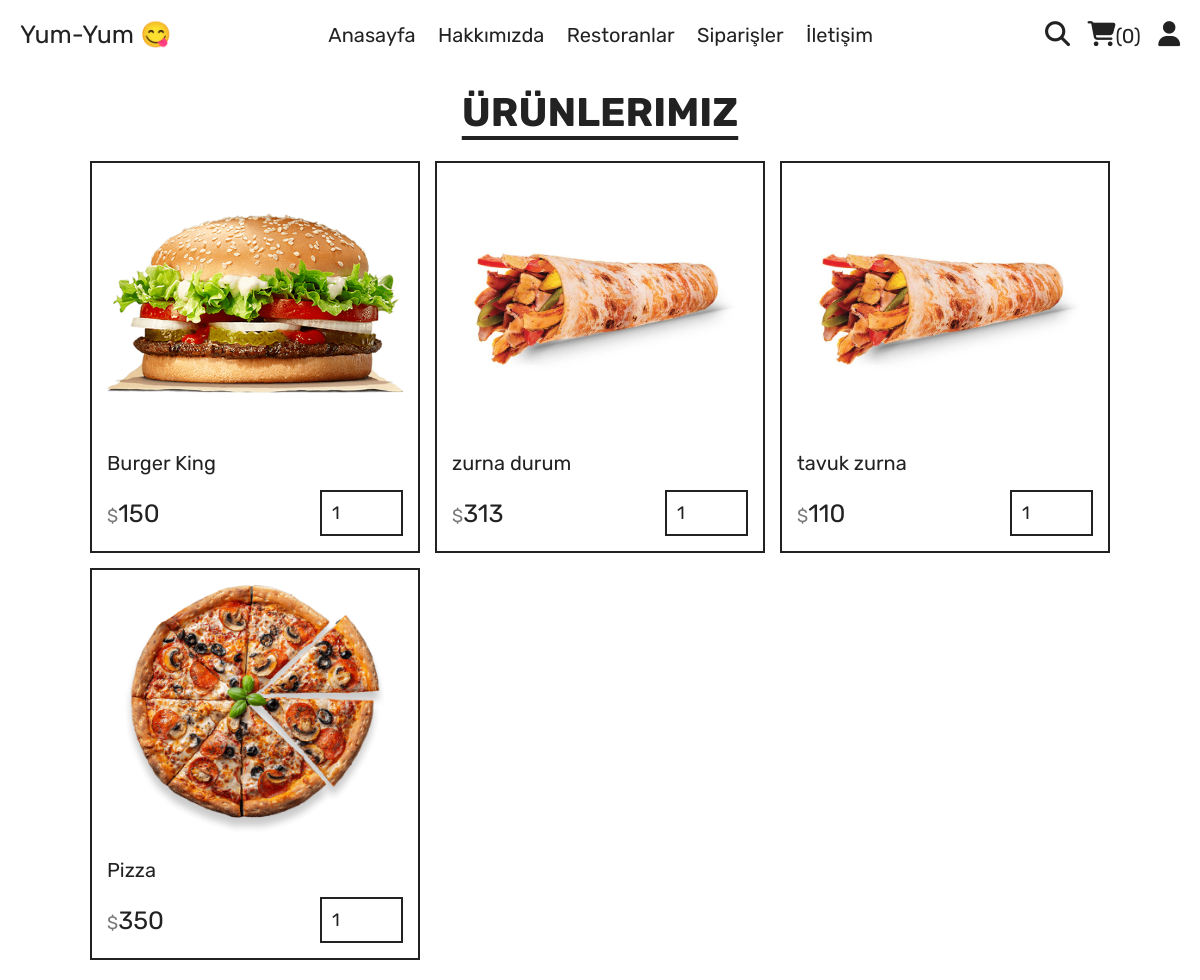
/category.php?category=fast food, run on the app's committed database.
### tables this page shows
CREATE TABLE `products` (
  `id` int(11) NOT NULL,
  `name` varchar(100) NOT NULL,
  `category` varchar(100) NOT NULL,
  `price` int(11) NOT NULL,
  `image` varchar(100) NOT NULL,
  `admin_id` int(11) DEFAULT NULL
);

### category.php (the view, shortened to what this page needs)
<?php
include 'components/connect.php';
?>
<!DOCTYPE html>
<html lang="en">
<head>
   <link rel="stylesheet" href="https://cdnjs.cloudflare.com/ajax/libs/font-awesome/6.1.1/css/all.min.css">
   <link rel="stylesheet" href="css/style.css">
</head>
<body>
<?php include 'components/user_header.php'; ?>
<section class="products">
   <h1 class="title">Ürünlerimiz</h1>
   <div class="box-container">
      <?php
         $category = $_GET['category'];
         $select_products = $conn->prepare("SELECT * FROM `products` WHERE category = ?");
         $select_products->execute([$category]);
         if($select_products->rowCount() > 0){
            while($fetch_products = $select_products->fetch(PDO::FETCH_ASSOC)){
      ?>
      <form action="" method="post" class="box">
         <img src="uploaded_img/<?= $fetch_products['image']; ?>" alt="">
         <div class="name"><?= $fetch_products['name']; ?></div>
         <div class="flex">
            <div class="price"><span>$</span><?= $fetch_products['price']; ?></div>
            <input type="number" name="qty" class="qty" min="1" max="99" value="1" maxlength="2">
         </div>
      </form>
      <?php
            }
         }else{
            echo '<p class="empty">Henüz bir ürün eklenmedi!</p>';
         }
      ?>
   </div>
</section>
</body>
</html>

### css/style.css (style rules this page uses)
:root { --yellow:#fed330; --red:#e74c3c; --white:#fff; --black:#222; --light-color:#777; --border:.2rem solid var(--black); }
* { font-family: 'Rubik', sans-serif; margin:0; padding:0; box-sizing: border-box; outline: none; border: none; text-decoration: none; }
html { font-size: 62.5%; overflow-x: hidden; scroll-behavior: smooth; stop-opacity: 7rem; }
section { margin:0 auto; max-width: 1200px; padding:2rem; }
.title { text-align: center; margin-bottom: 2.5rem; font-size: 4rem; color:var(--black); text-transform: uppercase; text-decoration: underline; text-underline-offset: 1rem; }
.products .box-container { display: grid; grid-template-columns: repeat(auto-fit, 33rem); justify-content: center; align-items: flex-start; gap:1.5rem; }
.products .box-container .box { border:var(--border); padding:1.5rem; position: relative; overflow: hidden; }
.products .box-container .box img { height: 25rem; width: 100%; object-fit: contain; margin-bottom: 1rem; }
.products .box-container .box .name { font-size: 2rem; color:var(--black); margin:1rem 0; }
.products .box-container .box .flex { display: flex; align-items: center; gap:1rem; margin-top: 1.5rem; }
.products .box-container .box .flex .price { margin-right: auto; font-size: 2.5rem; color:var(--black); }
.products .box-container .box .flex .price span { color:var(--light-color); font-size: 1.8rem; }
.products .box-container .box .flex .qty { padding:1rem; border:var(--border); font-size: 1.8rem; color:var(--black); }

### data on the page
products: image (picture), name "Burger King", price "150"
products: image (picture), name "zurna durum", price "313"
products: image (picture), name "tavuk zurna", price "110"
products: image (picture), name "Pizza", price "350"

### other printed values
$total_cart_items "0"
